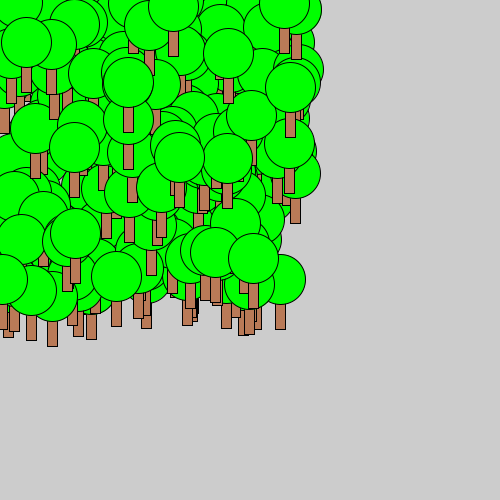
Frame 1 (no input)
Frame 60 (the mouse pressed at the canvas centre just before this capture): identical to frame 1, image omitted
Frame 120 (the mouse held since frame 60 and released just before this capture): identical to frame 1, image omitted

The Processing sketch that drew this single still picture (run headless with seeded random() and noise(); from frame 60 on, the mouse is pressed at the canvas centre):

// Processing sketch: H9_9_10
// ── H9_9_10.pde
//Opdracht 9.10
//Gebruik de boommethode uit Opdracht 9.9 om nog een methode te maken die een bos tekent.
// hint De bos methode roept de boommethode aan. Dit kan alleen als de boommethode
//parameters heeft.


void setup() {
  size(500, 500);
  bosMethode();
}

void draw() {
}

void tekenboom(float x, float y) {
  fill(185, 122, 87);
  rect(x - 5, y, 10, 50);
  fill(0, 255, 0);
  ellipse(x, y, 50, 50);
}


void bosMethode() {
  for (int i = 0; i<225; i++) {
    tekenboom(random(0, 300), random(0, 300));
  }
}
